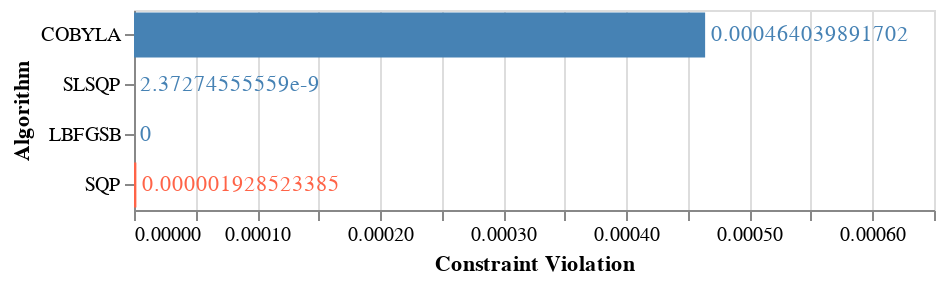

Notebook cell for this chart:
### Code cell
sol_dict = {'COBYLA': .000464039891702, 'SLSQP': 2.37274555559e-9, 'LBFGSB': 0, 'SQP': 0.000001928523385}
order = ['COBYLA', 'SLSQP', 'LBFGSB', 'SQP']

#time_dict = {'COBYLA': cobyla_time, 'SLSQP': slsqp_time, 'LBFGSB': lbfgs_time}

source = pd.DataFrame(pd.Series(sol_dict)).reset_index()
source.columns = ['Algorithm', 'Constraint Violation']
source.info()
import altair as alt
bars = alt.Chart(source).mark_bar().encode(
    y=alt.Y('Algorithm:O', sort = order),
    x=alt.X("Constraint Violation:Q", scale=alt.Scale(domain = (0,.00065))),
    color=alt.condition(
        (alt.datum.Algorithm == 'SQP'),  # If the year is 1810 this test returns True,
        alt.value('tomato'),     # which sets the bar orange.
        alt.value('steelblue')   # And if it's not true it sets the bar steelblue.
    )
)

text = bars.mark_text(
    align='left',
    baseline='middle',
    dx=3  # Nudges text to right so it doesn't appear on top of the bar
).encode(
    text='Constraint Violation:Q'
)

(bars + text).properties(height=100, width = 400)

### Figure 1 — Vega-Lite specification as saved in the notebook (floating-point values rounded to 4 significant figures)
{"config": {"view": {"continuousWidth": 400, "continuousHeight": 300}}, "layer": [{"mark": "bar", "encoding": {"color": {"condition": {"value": "tomato", "test": "(datum.Algorithm === 'SQP')"}, "value": "steelblue"}, "x": {"type": "quantitative", "field": "Constraint Violation", "scale": {"domain": [0, 0.00065]}}, "y": {"type": "ordinal", "field": "Algorithm", "sort": ["COBYLA", "SLSQP", "LBFGSB", "SQP"]}}}, {"mark": {"type": "text", "align": "left", "baseline": "middle", "dx": 3}, "encoding": {"color": {"condition": {"value": "tomato", "test": "(datum.Algorithm === 'SQP')"}, "value": "steelblue"}, "text": {"type": "quantitative", "field": "Constraint Violation"}, "x": {"type": "quantitative", "field": "Constraint Violation", "scale": {"domain": [0, 0.00065]}}, "y": {"type": "ordinal", "field": "Algorithm", "sort": ["COBYLA", "SLSQP", "LBFGSB", "SQP"]}}}], "data": {"name": "data-76fd34f8339ee3f77f7f4794698e8db2"}, "height": 100, "width": 400, "$schema": "https://vega.github.io/schema/vega-lite/v4.8.1.json", "datasets": {"data-76fd34f8339ee3f77f7f4794698e8db2": [{"Algorithm": "COBYLA", "Constraint Violation": 0.000464}, {"Algorithm": "SLSQP", "Constraint Violation": 2.373e-09}, {"Algorithm": "LBFGSB", "Constraint Violation": 0.0}, {"Algorithm": "SQP", "Constraint Violation": 1.929e-06}]}}
